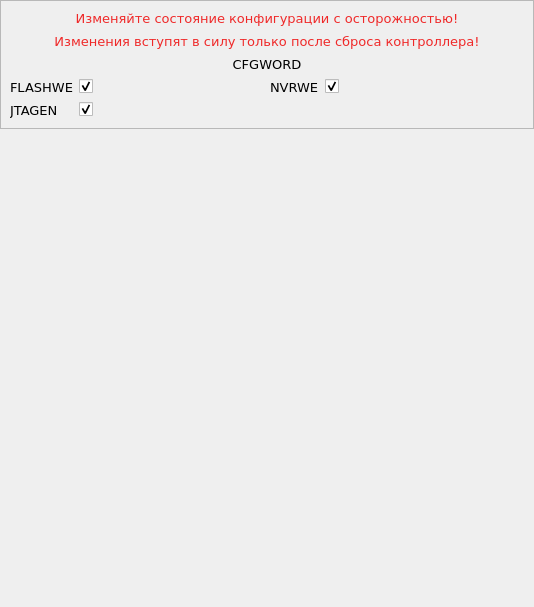
<?xml version="1.0" encoding="UTF-8"?>
<ui version="4.0">
 <class>Config015</class>
 <widget class="QWidget" name="Config015">
  <property name="geometry">
   <rect>
    <x>0</x>
    <y>0</y>
    <width>534</width>
    <height>607</height>
   </rect>
  </property>
  <property name="font">
   <font>
    <family>DejaVu Sans</family>
    <pointsize>10</pointsize>
   </font>
  </property>
  <property name="windowTitle">
   <string>Form</string>
  </property>
  <layout class="QVBoxLayout" name="verticalLayout_2">
   <property name="spacing">
    <number>0</number>
   </property>
   <property name="leftMargin">
    <number>0</number>
   </property>
   <property name="topMargin">
    <number>0</number>
   </property>
   <property name="rightMargin">
    <number>0</number>
   </property>
   <property name="bottomMargin">
    <number>0</number>
   </property>
   <item>
    <widget class="QFrame" name="tconfig_frm_cfg">
     <property name="enabled">
      <bool>true</bool>
     </property>
     <property name="frameShape">
      <enum>QFrame::StyledPanel</enum>
     </property>
     <property name="frameShadow">
      <enum>QFrame::Raised</enum>
     </property>
     <layout class="QVBoxLayout" name="verticalLayout">
      <item>
       <widget class="QLabel" name="lbl_warn0">
        <property name="text">
         <string>&lt;html&gt;&lt;head/&gt;&lt;body&gt;&lt;p&gt;&lt;span style=&quot; color:#ef2929;&quot;&gt;Изменяйте состояние конфигурации с осторожностью!&lt;/span&gt;&lt;/p&gt;&lt;/body&gt;&lt;/html&gt;</string>
        </property>
        <property name="textFormat">
         <enum>Qt::RichText</enum>
        </property>
        <property name="alignment">
         <set>Qt::AlignCenter</set>
        </property>
       </widget>
      </item>
      <item>
       <widget class="QLabel" name="lbl_warn0_2">
        <property name="text">
         <string>&lt;html&gt;&lt;head/&gt;&lt;body&gt;&lt;p&gt;&lt;span style=&quot; color:#ef2929;&quot;&gt;Изменения вступят в силу только после сброса контроллера!&lt;/span&gt;&lt;/p&gt;&lt;/body&gt;&lt;/html&gt;</string>
        </property>
        <property name="textFormat">
         <enum>Qt::RichText</enum>
        </property>
        <property name="alignment">
         <set>Qt::AlignCenter</set>
        </property>
       </widget>
      </item>
      <item>
       <widget class="QLabel" name="label">
        <property name="text">
         <string>CFGWORD</string>
        </property>
        <property name="alignment">
         <set>Qt::AlignCenter</set>
        </property>
       </widget>
      </item>
      <item>
       <layout class="QGridLayout" name="grid_cfgword">
        <item row="0" column="0">
         <layout class="QFormLayout" name="form_col0">
          <item row="0" column="0">
           <widget class="QLabel" name="lbl_flashwe">
            <property name="toolTip">
             <string>&lt;html&gt;&lt;head/&gt;&lt;body&gt;&lt;p align=&quot;justify&quot;&gt;0 - запрещение записи и стирания основной области Flash-памяти&lt;/p&gt;&lt;p align=&quot;justify&quot;&gt;1 - разрешение записи и стирания основной области Flash-памяти&lt;/p&gt;&lt;/body&gt;&lt;/html&gt;</string>
            </property>
            <property name="text">
             <string>FLASHWE</string>
            </property>
           </widget>
          </item>
          <item row="0" column="1">
           <widget class="QCheckBox" name="chbox_flashwe">
            <property name="text">
             <string/>
            </property>
            <property name="checked">
             <bool>true</bool>
            </property>
           </widget>
          </item>
          <item row="1" column="0">
           <widget class="QLabel" name="lbl_jtagen">
            <property name="toolTip">
             <string>&lt;html&gt;&lt;head/&gt;&lt;body&gt;&lt;p&gt;0 - запрещение работы JTAG/SWD функции пина&lt;/p&gt;&lt;p align=&quot;justify&quot;&gt;1 - разрешение работы JTAG/SWD функции пина&lt;/p&gt;&lt;/body&gt;&lt;/html&gt;</string>
            </property>
            <property name="text">
             <string>JTAGEN</string>
            </property>
           </widget>
          </item>
          <item row="1" column="1">
           <widget class="QCheckBox" name="chbox_jtagen">
            <property name="text">
             <string/>
            </property>
            <property name="checked">
             <bool>true</bool>
            </property>
           </widget>
          </item>
         </layout>
        </item>
        <item row="0" column="1">
         <layout class="QFormLayout" name="form_col1">
          <item row="0" column="0">
           <widget class="QLabel" name="lbl_nvrwe">
            <property name="toolTip">
             <string>&lt;html&gt;&lt;head/&gt;&lt;body&gt;&lt;p&gt;0 - запрещение записи и стирания NVR области Flash-памяти&lt;/p&gt;&lt;p align=&quot;justify&quot;&gt;1 - разрешение записи и стирания NVR области Flash-памяти&lt;/p&gt;&lt;/body&gt;&lt;/html&gt;</string>
            </property>
            <property name="text">
             <string>NVRWE</string>
            </property>
           </widget>
          </item>
          <item row="0" column="1">
           <widget class="QCheckBox" name="chbox_nvrwe">
            <property name="text">
             <string/>
            </property>
            <property name="checked">
             <bool>true</bool>
            </property>
           </widget>
          </item>
         </layout>
        </item>
       </layout>
      </item>
     </layout>
    </widget>
   </item>
   <item>
    <spacer name="verticalSpacer">
     <property name="orientation">
      <enum>Qt::Vertical</enum>
     </property>
     <property name="sizeHint" stdset="0">
      <size>
       <width>20</width>
       <height>40</height>
      </size>
     </property>
    </spacer>
   </item>
  </layout>
 </widget>
 <resources/>
 <connections/>
</ui>
